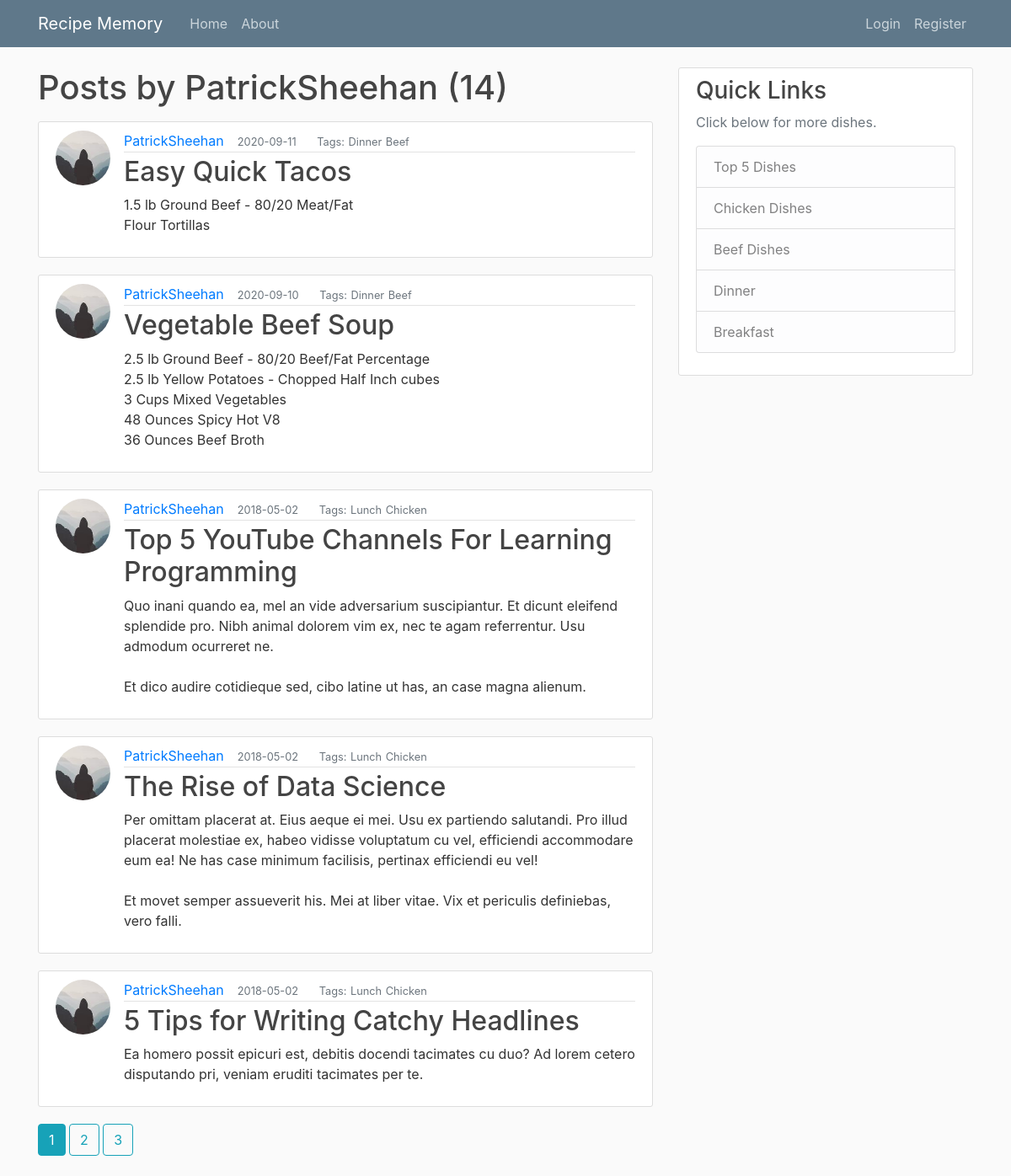
Page /user/PatrickSheehan on the earlier database version.
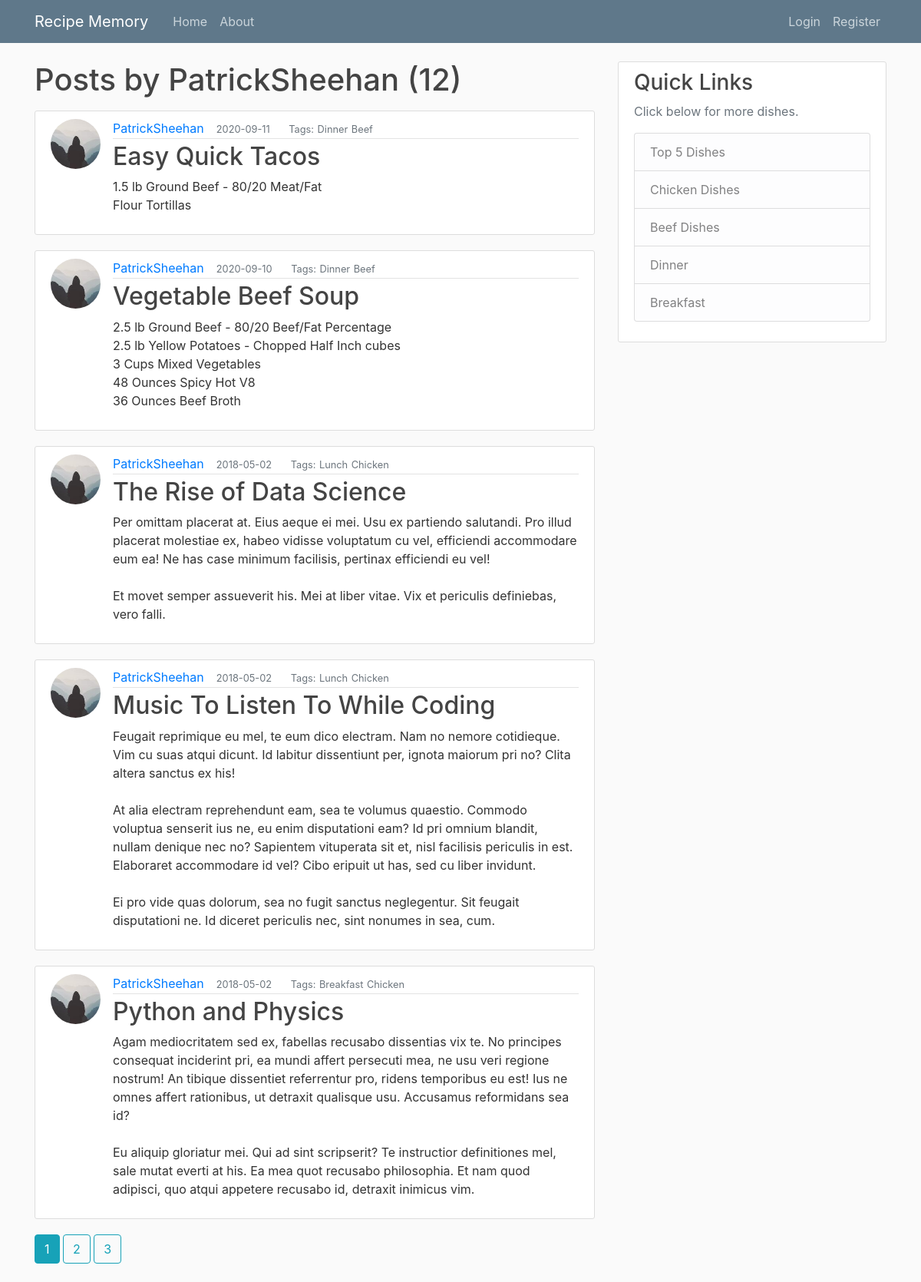
Same page on the later database version.
### flaskblog/models.py (models this page shows, shortened)
class Post(db.Model):
    id = db.Column(db.Integer, primary_key=True)
    title = db.Column(db.String(120), nullable=False)
    date_posted = db.Column(db.DateTime, nullable=False, default=datetime.utcnow)
    mealType = db.Column(db.String(20), default="Dinner", nullable=True)
    mainIngredient = db.Column(db.String(35), default="Chicken", nullable=True)
    content = db.Column(db.Text, nullable=False)
    user_id = db.Column(db.Integer, db.ForeignKey('user.id'), nullable=False)

class User(db.Model, UserMixin):
    id = db.Column(db.Integer, primary_key=True)
    username = db.Column(db.String(20), unique=True, nullable=False)
    email = db.Column(db.String(120), unique=True, nullable=False)
    image_file = db.Column(db.String(20), nullable=False, default='default.jpg')
    password = db.Column(db.String(60), nullable=False)
    posts = db.relationship('Post', backref='author', lazy=True)

### flaskblog/users/routes.py (the view)
@users.route("/user/<string:username>")
def user_posts(username):
    page = request.args.get('page', 1, type=int)
    user = User.query.filter_by(username=username).first_or_404()
    posts = Post.query.filter_by(author=user)\
        .order_by(Post.date_posted.desc())\
        .paginate(page=page, per_page=5)
    return render_template('user_posts.html', posts=posts, user=user)

### flaskblog/templates/user_posts.html
{% extends "layouts.html" %}
{% block content %}
  <h1 class="mb-3">Posts by {{ user.username}} ({{ posts.total }})</h1>
  {% for post in posts.items %}
      <article class="media content-section">
        <img class="rounded-circle article-img" src="{{ url_for('static', filename='profile_pics/' + post.author.image_file) }}">
      <div class="media-body">
        <div class="article-metadata">
          <a class="mr-2" href="{{ url_for('users.user_posts', username=post.author.username) }}">{{ post.author.username }}</a>
          <small class="text-muted"> &nbsp;{{ post.date_posted.strftime('%Y-%m-%d') }}</small>
          <small class="text-muted"> &emsp;&nbsp; Tags:</small>
          <b><small class="text-muted">{{ post.mealType }}</small></b>
          <b><small class="text-muted">{{ post.mainIngredient }}</small></b>
        </div>
        <h2><a class="article-title" href="{{ url_for('posts.post', post_id=post.id) }}">{{ post.title }}</a></h2>
        <p class="article-content">{{ post.content }}</p>
      </div>
      </article>
  {% endfor %}
  {% for page_num in posts.iter_pages(left_edge=2, right_edge=2, left_current=2, right_current=3) %}
    {% if page_num %}
      {% if posts.page == page_num %}
        <a class="btn btn-info mb-4" href="{{ url_for('users.user_posts', username=user.username, page=page_num) }}">{{ page_num }}</a>
      {% else %}
        <a class="btn btn-outline-info mb-4" href="{{ url_for('users.user_posts', username=user.username, page=page_num) }}">{{ page_num }}</a>
      {% endif %}
    {% else %}
      ...
    {% endif %}
  {% endfor %}
{% endblock content %}

Differences in the rows shown:
removed Post: image_file (picture), author.username "PatrickSheehan", date_posted "2018-05-02", mealType "Lunch", mainIngredient "Chicken", title "Top 5 YouTube Channels For Learning Programming", content "Quo inani quando ea, mel an vide adversarium suscipiantur. Et dicunt eleifend splendide pro. Nibh animal dolorem vim ex, nec te agam referrentur. Usu admodum ocurreret ne. Et dico audire cotidieque sed, cibo latine ut has, an case magna alienum."
removed Post: image_file (picture), author.username "PatrickSheehan", date_posted "2018-05-02", mealType "Lunch", mainIngredient "Chicken", title "5 Tips for Writing Catchy Headlines", content "Ea homero possit epicuri est, debitis docendi tacimates cu duo? Ad lorem cetero disputando pri, veniam eruditi tacimates per te."
now on this page (row unchanged): Post: image_file (picture), author.username "PatrickSheehan", date_posted "2018-05-02", mealType "Lunch", mainIngredient "Chicken", title "Music To Listen To While Coding", content "Feugait reprimique eu mel, te eum dico electram. Nam no nemore cotidieque. Vim cu suas atqui dicunt. Id labitur dissentiunt per, ignota maiorum pri no? Clita altera sanctus ex his! At alia electram reprehendunt eam, sea te volumus quaestio. Commodo voluptua senserit ius ne, eu enim disputationi eam? Id pri omnium blandit, nullam denique nec no? Sapientem vituperata sit et, nisl facilisis periculis in est. Elaboraret accommodare id vel? Cibo eripuit ut has, sed cu liber invidunt. Ei pro vide quas dolorum, sea no fugit sanctus neglegentur. Sit feugait disputationi ne. Id diceret periculis nec, sint nonumes in sea, cum."
now on this page (row unchanged): Post: image_file (picture), author.username "PatrickSheehan", date_posted "2018-05-02", mealType "Breakfast", mainIngredient "Chicken", title "Python and Physics", content "Agam mediocritatem sed ex, fabellas recusabo dissentias vix te. No principes consequat inciderint pri, ea mundi affert persecuti mea, ne usu veri regione nostrum! An tibique dissentiet referrentur pro, ridens temporibus eu est! Ius ne omnes affert rationibus, ut detraxit qualisque usu. Accusamus reformidans sea id? Eu aliquip gloriatur mei. Qui ad sint scripserit? Te instructior definitiones mel, sale mutat everti at his. Ea mea quot recusabo philosophia. Et nam quod adipisci, quo atqui appetere recusabo id, detraxit inimicus vim."
Other differences:
{{ posts.total }}: "14" → "12"
